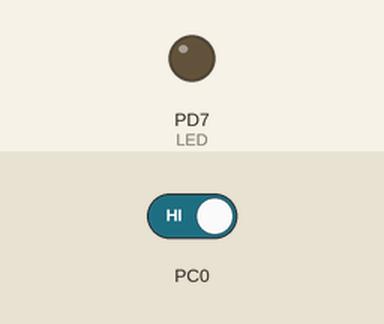
Recording of a program running on a simulated ATmega32, built with avr-gcc and emulated at 1 MHz. On the bench: output pins drawn as LEDs (lit = HIGH). Inputs (shaded band) come from the test bench; at power-on: PC0 HIGH.

Above: at 1.2 s.
1.3 s: PC0 driven LOW
At 2.2 s:
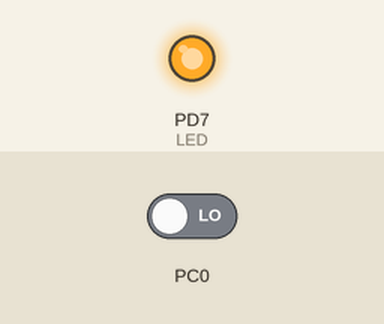
Timing chart, 0 to 6.8 s (numbered marks = the images above; inputs shaded):
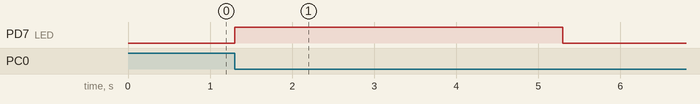

Measured:
- after the input at 1.3 s, PD7 (LED): LOW → HIGH at once, → LOW 4.0 s later

The program:

main.c
```c
/*
 * BlinkLed.c
 *
 * Created: 1/21/2022 9:00:05 PM
 * Author : Derek Chang and David Lieu
 */

#ifndef F_CPU
#define F_CPU 1000000UL
#endif

#include <avr/io.h>
#include <util/delay.h>
#include "avr.h"

void avr_wait(unsigned short msec)
{
	TCCR0 = 3;
	while (msec--) {
		TCNT0 = (unsigned char)(256 - (XTAL_FRQ / 64) * 0.001);
		SET_BIT(TIFR, TOV0);
		while (!GET_BIT(TIFR, TOV0));
	}
	TCCR0 = 0;
}

int main(void)
{
	// PC0 -> input / button
	// PD7 -> output / LED

	SET_BIT(DDRD, PD7);			// set PD7 as output
	CLR_BIT(DDRC, PC0);			// set PC0 as Input
    while (1)
    {
		if (!GET_BIT(PINC, PC0))	// check if PINC PC0 is 1 or 0 (aka 5V or gnd)
		{
			PORTD ^= (1 << PD7);	// flip PD7 (aka flip output pin from 0 to 1 or viceversa)
			avr_wait(500);			// delay 1/2 second

		} else {
			CLR_BIT(PORTD, PD7);	// turn off LED off when button not pressed
		}
    }
	return(0);				// should never get here, this is to prevent a compiler warning
}
```

avr.c
```c
/************************************************************************/
/* avr.c
Copyright (C) 2001-2020, Tony Givargis                                                                     */
/************************************************************************/

#include "avr.h"

void avr_wait(unsigned short msec)
{
	TCCR0 = 3;
	while (msec--) {
		TCNT0 = (unsigned char)(256 - (XTAL_FRQ / 64) * 0.001);
		SET_BIT(TIFR, TOV0);
		while (!GET_BIT(TIFR, TOV0));
	}
	TCCR0 = 0;
}
```

avr.h
```c
/************************************************************************/
/* avr.h
Copyright (C) 2001-2020, Tony Givargis                                                                     */
/************************************************************************/

#ifndef _AVR_H_
#define _AVR_H_

#include <avr/interrupt.h>
#include <avr/pgmspace.h>
#include <avr/io.h>

#define XTAL_FRQ 8000000lu

#define SET_BIT(p,i) ((p) |= (1 << (i)))
#define CLR_BIT(p,i) ((p) &= ~(1 << (i)))
#define GET_BIT(p,i) ((p) & (1 << (i)))

#define NOP() asm volatile("nop"::)

void avr_wait(unsigned short msec);

#endif /* _AVR_H_ */
```
